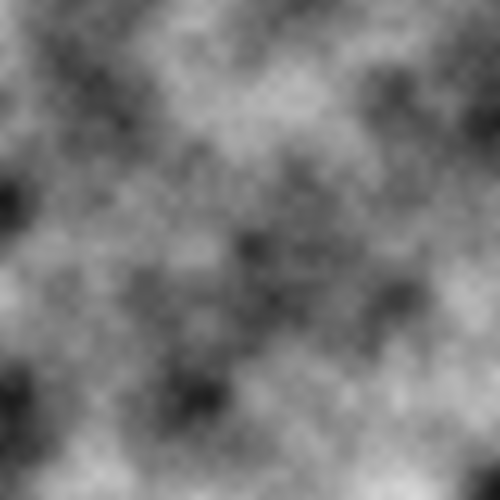
Frame 1 (no input)
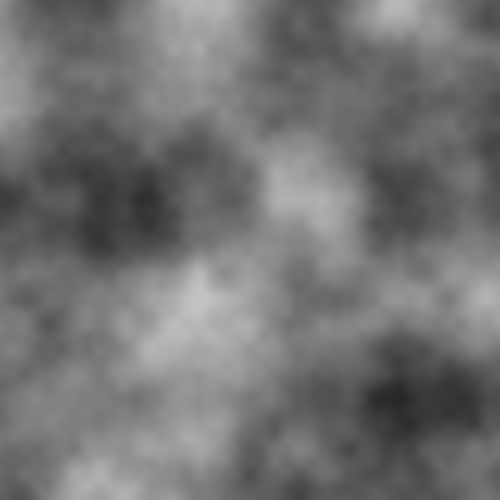
Frame 60 (no input)
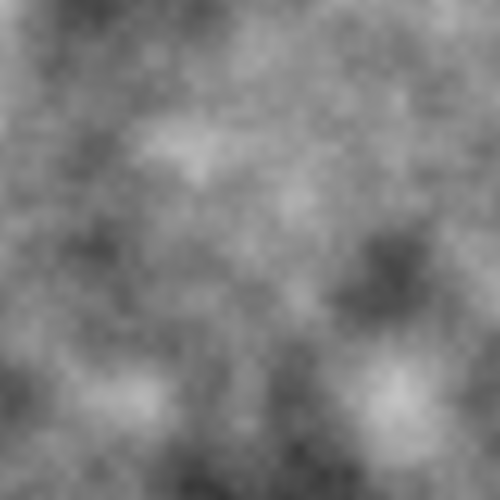
Frame 120 (the mouse pressed at the canvas centre since frame 60)

The p5.js sketch that drew these frames (run headless with seeded random() and noise() and a simulated clock; from frame 60 on, the mouse is pressed at the canvas centre):

// p5.js sketch
// ── sketch.js
var increment = 0.01;

// The noise function's 3rd argument, a global variable that increments once per cycle
var zoff = 0.0;

// We will increment zoff differently than xoff and yoff
var zincrement = 0.02;

function setup() {
  createCanvas(500, 500);
  frameRate(30);
  pixelDensity(1);
}

function draw() {

  loadPixels();

  var xoff = 0.0;

  for (var x = 0; x < width; x++) {
    xoff += increment;
    var yoff = 0.0; 

    for (var y = 0; y < height; y++) {
      yoff += increment;
      var index = (x + y * width) * 4;

      var r = noise(xoff, yoff, zoff) * 255;

      pixels[index + 0] = r;
      pixels[index + 1] = r;
      pixels[index + 2] = r;
      pixels[index + 3] = 255;
    }
  }

  updatePixels();

  zoff += zincrement; 
}
